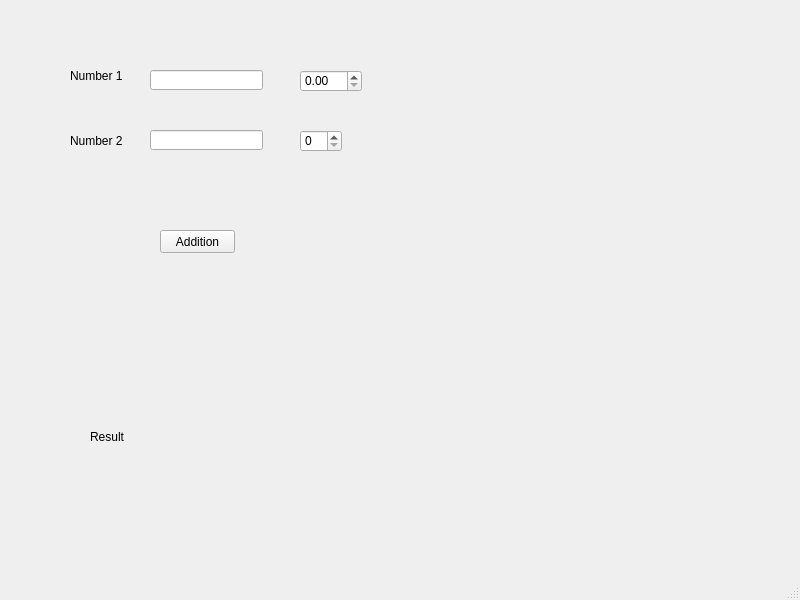
<?xml version="1.0" encoding="UTF-8"?>
<ui version="4.0">
 <class>MainWindow</class>
 <widget class="QMainWindow" name="MainWindow">
  <property name="geometry">
   <rect>
    <x>0</x>
    <y>0</y>
    <width>800</width>
    <height>600</height>
   </rect>
  </property>
  <property name="windowTitle">
   <string>MainWindow</string>
  </property>
  <widget class="QWidget" name="centralwidget">
   <widget class="QLabel" name="lbl_number1">
    <property name="geometry">
     <rect>
      <x>70</x>
      <y>50</y>
      <width>91</width>
      <height>51</height>
     </rect>
    </property>
    <property name="text">
     <string>Number 1</string>
    </property>
   </widget>
   <widget class="QLabel" name="lbl_number2">
    <property name="geometry">
     <rect>
      <x>70</x>
      <y>120</y>
      <width>61</width>
      <height>41</height>
     </rect>
    </property>
    <property name="text">
     <string>Number 2</string>
    </property>
   </widget>
   <widget class="QLineEdit" name="text_1">
    <property name="geometry">
     <rect>
      <x>150</x>
      <y>70</y>
      <width>113</width>
      <height>20</height>
     </rect>
    </property>
   </widget>
   <widget class="QLineEdit" name="text_2">
    <property name="geometry">
     <rect>
      <x>150</x>
      <y>130</y>
      <width>113</width>
      <height>20</height>
     </rect>
    </property>
   </widget>
   <widget class="QPushButton" name="addition">
    <property name="geometry">
     <rect>
      <x>160</x>
      <y>230</y>
      <width>75</width>
      <height>23</height>
     </rect>
    </property>
    <property name="text">
     <string>Addition</string>
    </property>
   </widget>
   <widget class="QDoubleSpinBox" name="doubleSpinBox">
    <property name="geometry">
     <rect>
      <x>300</x>
      <y>70</y>
      <width>62</width>
      <height>22</height>
     </rect>
    </property>
   </widget>
   <widget class="QSpinBox" name="spinBox">
    <property name="geometry">
     <rect>
      <x>300</x>
      <y>130</y>
      <width>42</width>
      <height>22</height>
     </rect>
    </property>
   </widget>
   <widget class="QLabel" name="lbl_result">
    <property name="geometry">
     <rect>
      <x>90</x>
      <y>430</y>
      <width>47</width>
      <height>13</height>
     </rect>
    </property>
    <property name="text">
     <string>Result</string>
    </property>
   </widget>
  </widget>
  <widget class="QMenuBar" name="menubar">
   <property name="geometry">
    <rect>
     <x>0</x>
     <y>0</y>
     <width>800</width>
     <height>21</height>
    </rect>
   </property>
  </widget>
  <widget class="QStatusBar" name="statusbar"/>
 </widget>
 <resources/>
 <connections/>
</ui>
